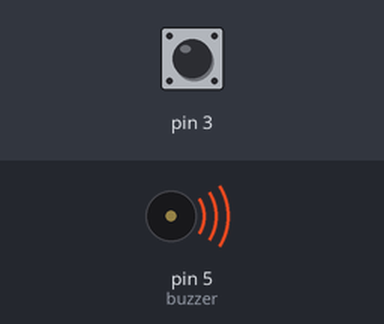
Simulated run of this sketch. Board: Arduino Uno, built with avr-gcc and run on an emulated ATmega328P. On the bench: buzzer (waves = sounding, pin HIGH). Inputs (shaded band) come from the test bench; at power-on: pin 3 HIGH. Random numbers use the default seed unless the sketch sets one; what the sketch prints to the serial monitor is not drawn.

Above: at 1.2 s.
1.3 s: pin 3 pulled LOW for 3.2 s
At 2.3 s:
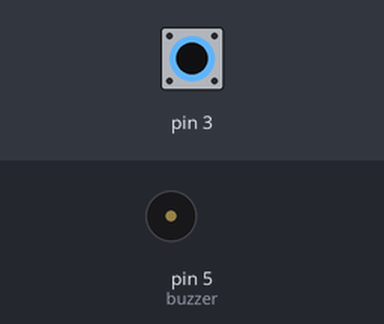
Timing chart, 0 to 6.0 s (numbered marks = the images above; inputs shaded):
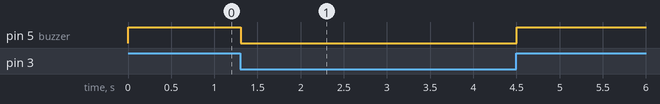

The sketch:

Project6_DigitalDice.ino
```cpp
#include "SevenSeg.h"

//Defines the segments A-G: SevenSeg(A, B, C, D, E, F, G);
SevenSeg disp (10,9,8,7,6,11,12);
//Number of 7 segments
const int numOfDigits =1;
//CC(or CA) pins of segment
int digitPins [numOfDigits]={4};

//Variables
int number=1; //Default number
int flag;
int buzzer=5;

void setup() {
  pinMode(buzzer, OUTPUT);
  digitalWrite(buzzer,LOW);
  pinMode(3,INPUT);
  digitalWrite(3, HIGH);
  randomSeed(analogRead(A0));
  Serial.begin(9600);
  //Defines the number of digits to be "numOfDigits" and the digit pins to be the elements of the array "digitPins"
  disp.setDigitPins ( numOfDigits , digitPins );
  //Only for common cathode 7segments
  disp.setCommonCathode();
  //Control brightness (values 0-100);
  disp.setDutyCycle(50);

}

void loop()
{
    int digitalVal = digitalRead(3);
  if(HIGH == digitalVal)
  {
    number = random(6);
    digitalWrite(buzzer, HIGH);
    delay(50);
    digitalWrite(buzzer,LOW);
  }
	//Check if incoming data is available:
    if (Serial.available() > 0)
    {
      // If it is, we'll use parseInt() to pull out only numbers:
      number = Serial.parseInt();
      flag=0;
    }

	//Valid range is from 1 to 9
	if (number>=1 && number<=9){
		//Print number to 7 segment display
		disp.writeDigit(number);

	    //Print message to serial monito only once
	    if (flag==0){
	    	//Print number to serial monitor
	    	Serial.print("Number on 7 segment display:");
	    	Serial.println(number);
	    	flag=1;
	    }
  }
}
```

Measured:
- after the input at 1.3 s, pin 5 (buzzer): HIGH → LOW at once, → HIGH 3.2 s later
